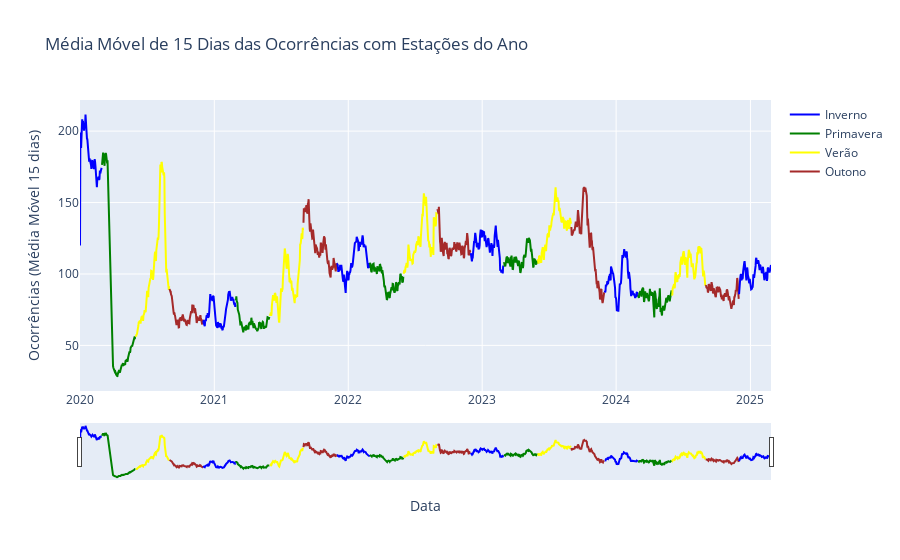

Notebook code cell kept with this figure:
### Markdown cell above
#### Ocorrências eletricas

### Code cell
eletricos_sazonal = eletricos_temp_ocu.copy()
eletricos_sazonal['created_date'] = pd.to_datetime(eletricos_sazonal['created_date'], format='%m/%d/%Y %I:%M:%S %p')

# Agregar ocorrências por dia
daily_counts = (
    eletricos_sazonal
    .groupby(eletricos_sazonal['created_date'].dt.date)
    .size()
    .reset_index(name='count')
)
daily_counts['created_date'] = pd.to_datetime(daily_counts['created_date'], format='%m/%d/%Y %I:%M:%S %p')
daily_counts = daily_counts.sort_values('created_date')

# Calcular a média móvel de 15 dias
daily_counts['rolling_avg'] = daily_counts['count'].rolling(window=15, min_periods=1).mean()

# Adicionar coluna de estação
daily_counts['season'] = daily_counts['created_date'].apply(get_season)

# Para segmentar a linha de acordo com mudanças de estação, criamos um grupo que muda sempre que a estação muda
daily_counts['season_change'] = (daily_counts['season'] != daily_counts['season'].shift()).cumsum()

# Criar o gráfico interativo utilizando Plotly Graph Objects
fig = go.Figure()

# Para garantir que a legenda contenha apenas uma entrada por estação
legend_shown = {}

# Agrupar por segmentos contínuos de estação
for grp, subdf in daily_counts.groupby('season_change'):
    season = subdf['season'].iloc[0]
    # Mostrar legenda somente na primeira ocorrência de cada estação
    show_legend = False if season in legend_shown else True
    legend_shown[season] = True

    fig.add_trace(go.Scatter(
        x=subdf['created_date'],
        y=subdf['rolling_avg'],
        mode='lines',
        name=season,
        line=dict(color=season_colors[season]),
        showlegend=show_legend
    ))

# Atualizar layout do gráfico com range slider para navegação horizontal (por data)
fig.update_layout(
    title='Média Móvel de 15 Dias das Ocorrências com Estações do Ano',
    xaxis_title='Data',
    yaxis_title='Ocorrências (Média Móvel 15 dias)',
    xaxis=dict(
        rangeslider_visible=True,
        type='date'
    )
)

fig.show()
